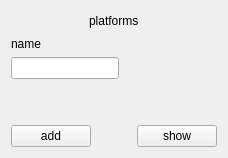
      <widget class="QWidget" name="page_4">
       <layout class="QVBoxLayout" name="verticalLayout_8">
        <item>
         <layout class="QHBoxLayout" name="horizontalLayout_9">
          <item>
           <spacer name="horizontalSpacer_10">
            <property name="orientation">
             <enum>Qt::Horizontal</enum>
            </property>
            <property name="sizeHint" stdset="0">
             <size>
              <width>40</width>
              <height>20</height>
             </size>
            </property>
           </spacer>
          </item>
          <item>
           <widget class="QLabel" name="label_6">
            <property name="text">
             <string>platforms</string>
            </property>
           </widget>
          </item>
          <item>
           <spacer name="horizontalSpacer_11">
            <property name="orientation">
             <enum>Qt::Horizontal</enum>
            </property>
            <property name="sizeHint" stdset="0">
             <size>
              <width>40</width>
              <height>20</height>
             </size>
            </property>
           </spacer>
          </item>
         </layout>
        </item>
        <item>
         <layout class="QHBoxLayout" name="horizontalLayout_8">
          <item>
           <layout class="QVBoxLayout" name="verticalLayout_7">
            <item>
             <widget class="QLabel" name="label_5">
              <property name="text">
               <string>name</string>
              </property>
             </widget>
            </item>
            <item>
             <widget class="QLineEdit" name="lineEdit_3"/>
            </item>
            <item>
             <spacer name="verticalSpacer_4">
              <property name="orientation">
               <enum>Qt::Vertical</enum>
              </property>
              <property name="sizeHint" stdset="0">
               <size>
                <width>20</width>
                <height>40</height>
               </size>
              </property>
             </spacer>
            </item>
           </layout>
          </item>
          <item>
           <spacer name="horizontalSpacer_9">
            <property name="orientation">
             <enum>Qt::Horizontal</enum>
            </property>
            <property name="sizeHint" stdset="0">
             <size>
              <width>40</width>
              <height>20</height>
             </size>
            </property>
           </spacer>
          </item>
         </layout>
        </item>
        <item>
         <layout class="QHBoxLayout" name="horizontalLayout_10">
          <item>
           <widget class="QPushButton" name="pushButton_7">
            <property name="text">
             <string>add</string>
            </property>
           </widget>
          </item>
          <item>
           <spacer name="horizontalSpacer_12">
            <property name="orientation">
             <enum>Qt::Horizontal</enum>
            </property>
            <property name="sizeHint" stdset="0">
             <size>
              <width>40</width>
              <height>20</height>
             </size>
            </property>
           </spacer>
          </item>
          <item>
           <widget class="QPushButton" name="pushButton_14">
            <property name="text">
             <string>show</string>
            </property>
           </widget>
          </item>
         </layout>
        </item>
       </layout>
      </widget>
